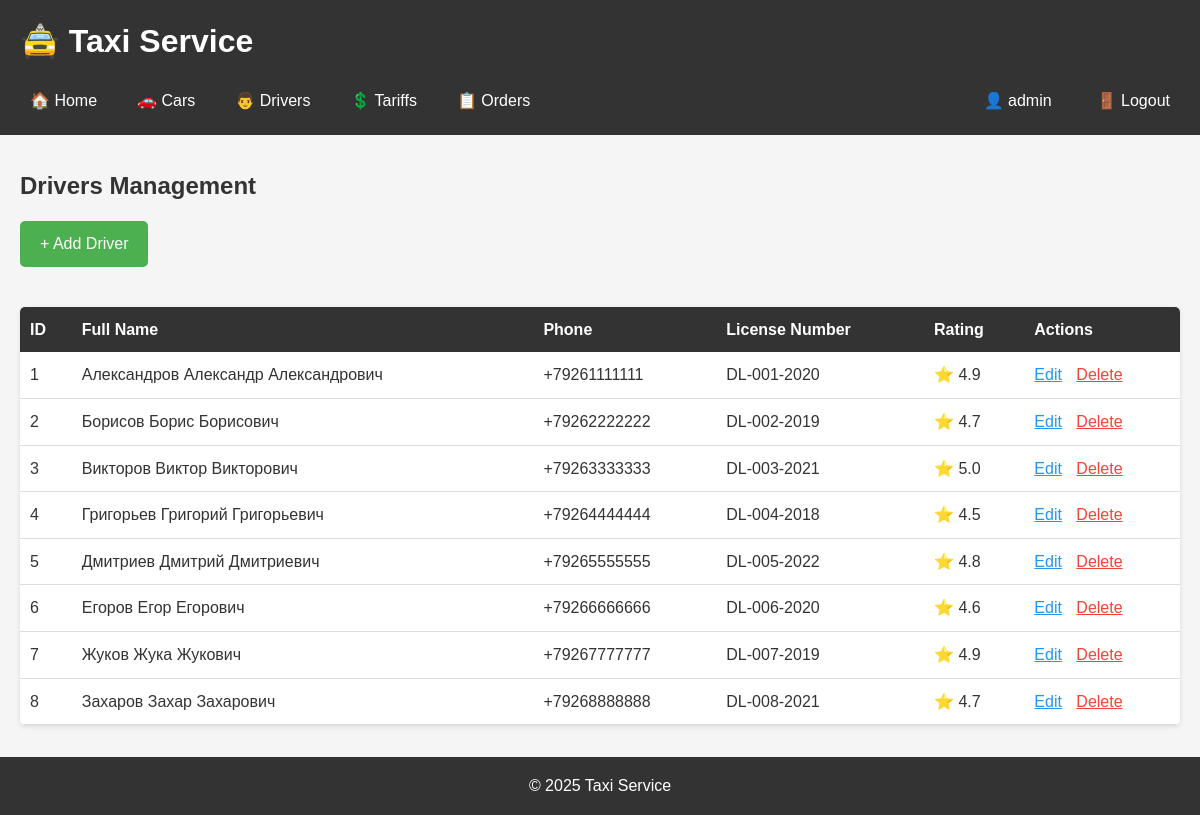
The app's page /pages/drivers.php (signed in) with its own data.
### tables this page shows
CREATE TABLE `drivers` (
  `driver_id` int(11) NOT NULL,
  `full_name` varchar(100) NOT NULL,
  `phone` varchar(20) NOT NULL,
  `license_number` varchar(50) NOT NULL,
  `rating` decimal(2,1) NOT NULL DEFAULT 5.0,
  `created_at` timestamp NOT NULL DEFAULT current_timestamp()
);

### pages/drivers.php (the view, shortened to what this page needs)
<?php
include "../includes/header.php";
$drivers = $pdo->query("SELECT * FROM drivers ORDER BY driver_id")->fetchAll();
?>
<h2>Drivers Management</h2>
<a href="driver_form.php" class="btn" style="background: #4CAF50; color: white; padding: 10px 20px; text-decoration: none; border-radius: 5px; display: inline-block; margin-bottom: 20px;">+ Add Driver</a>
<table style="width: 100%; border-collapse: collapse; margin-top: 20px;">
    <thead>
        <tr style="background: #333; color: white;">
            <th style="padding: 10px; text-align: left;">ID</th>
            <th style="padding: 10px; text-align: left;">Full Name</th>
            <th style="padding: 10px; text-align: left;">Phone</th>
            <th style="padding: 10px; text-align: left;">License Number</th>
            <th style="padding: 10px; text-align: left;">Rating</th>
            <th style="padding: 10px; text-align: left;">Actions</th>
        </tr>
    </thead>
    <tbody>
        <?php foreach ($drivers as $driver): ?>
        <tr style="border-bottom: 1px solid #ddd;">
            <td style="padding: 10px;"><?= $driver["driver_id"] ?></td>
            <td style="padding: 10px;"><?= htmlspecialchars($driver["full_name"]) ?></td>
            <td style="padding: 10px;"><?= htmlspecialchars($driver["phone"]) ?></td>
            <td style="padding: 10px;"><?= htmlspecialchars($driver["license_number"]) ?></td>
            <td style="padding: 10px;">⭐ <?= $driver["rating"] ?></td>
            <td style="padding: 10px;">
                <a href="driver_form.php?id=<?= $driver["driver_id"] ?>" style="color: #2196F3; margin-right: 10px;">Edit</a>
                <a href="../actions/delete_driver.php?id=<?= $driver["driver_id"] ?>" onclick="return confirm('Delete?')" style="color: #f44336;">Delete</a>
            </td>
        </tr>
        <?php endforeach; ?>
    </tbody>
</table>
<?php include "../includes/footer.php"; ?>

### assets/style.css (style rules this page uses)
* { margin: 0; padding: 0; box-sizing: border-box; }
body { font-family: Arial, sans-serif; background-color: #f5f5f5; color: #333; line-height: 1.6; }
h2 { margin-bottom: 1rem; color: #333; }
table { background: white; border-radius: 5px; overflow: hidden; box-shadow: 0 2px 5px rgba(0,0,0,0.1); }
.btn { display: inline-block; padding: 10px 20px; background: #4CAF50; color: white; text-decoration: none; border-radius: 5px; transition: background 0.3s; }

### records on screen
drivers: driver_id "1", full_name "Александров Александр Александрович", phone "+79261111111", license_number "DL-001-2020", rating "4.9"
drivers: driver_id "2", full_name "Борисов Борис Борисович", phone "+79262222222", license_number "DL-002-2019", rating "4.7"
drivers: driver_id "3", full_name "Викторов Виктор Викторович", phone "+79263333333", license_number "DL-003-2021", rating "5.0"
drivers: driver_id "4", full_name "Григорьев Григорий Григорьевич", phone "+79264444444", license_number "DL-004-2018", rating "4.5"
drivers: driver_id "5", full_name "Дмитриев Дмитрий Дмитриевич", phone "+79265555555", license_number "DL-005-2022", rating "4.8"
drivers: driver_id "6", full_name "Егоров Егор Егорович", phone "+79266666666", license_number "DL-006-2020", rating "4.6"
drivers: driver_id "7", full_name "Жуков Жука Жукович", phone "+79267777777", license_number "DL-007-2019", rating "4.9"
drivers: driver_id "8", full_name "Захаров Захар Захарович", phone "+79268888888", license_number "DL-008-2021", rating "4.7"

### other values on screen
$_SESSION['username'] "admin"
